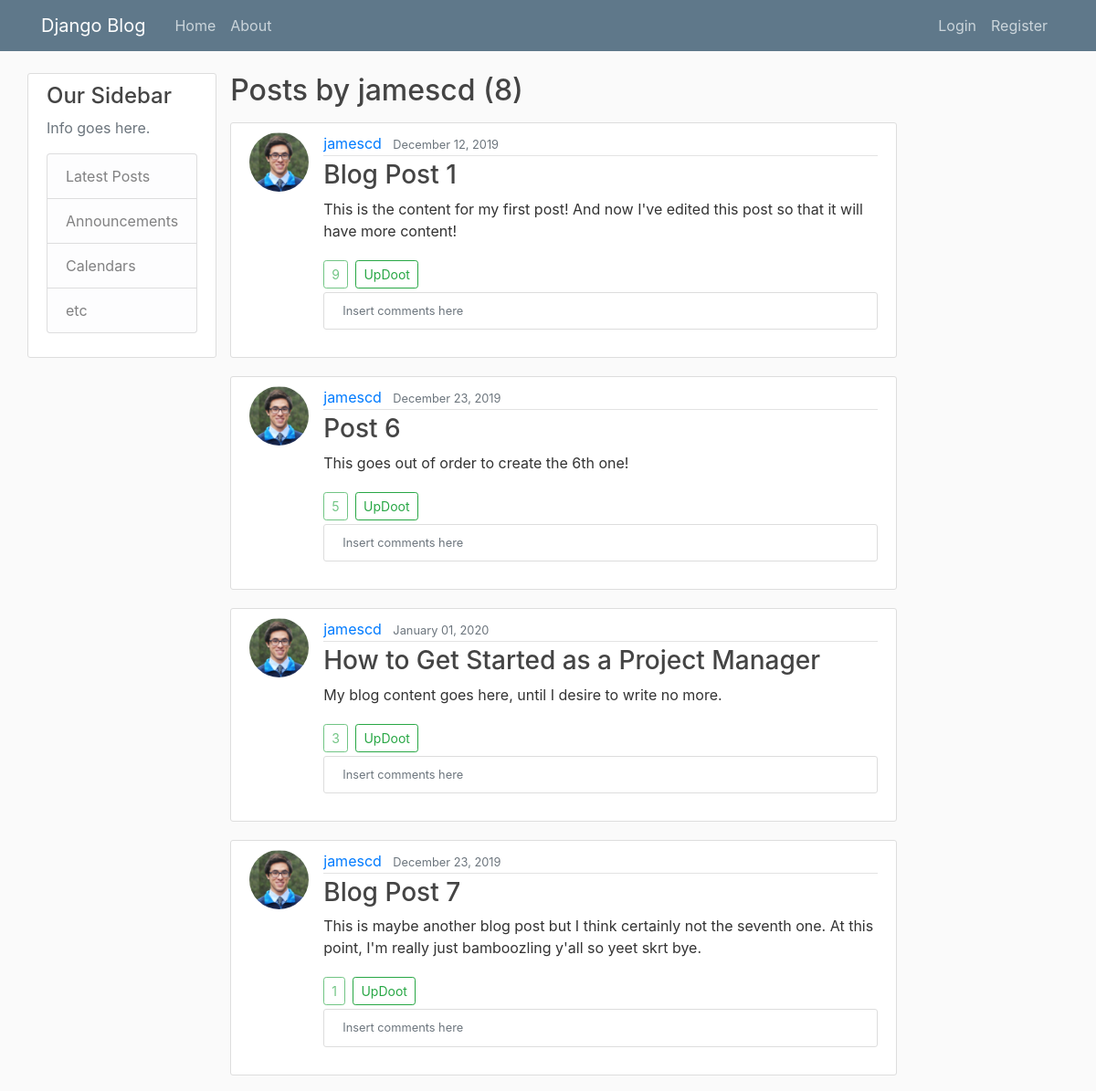
The app's page /user/jamescd (upper part), older data.
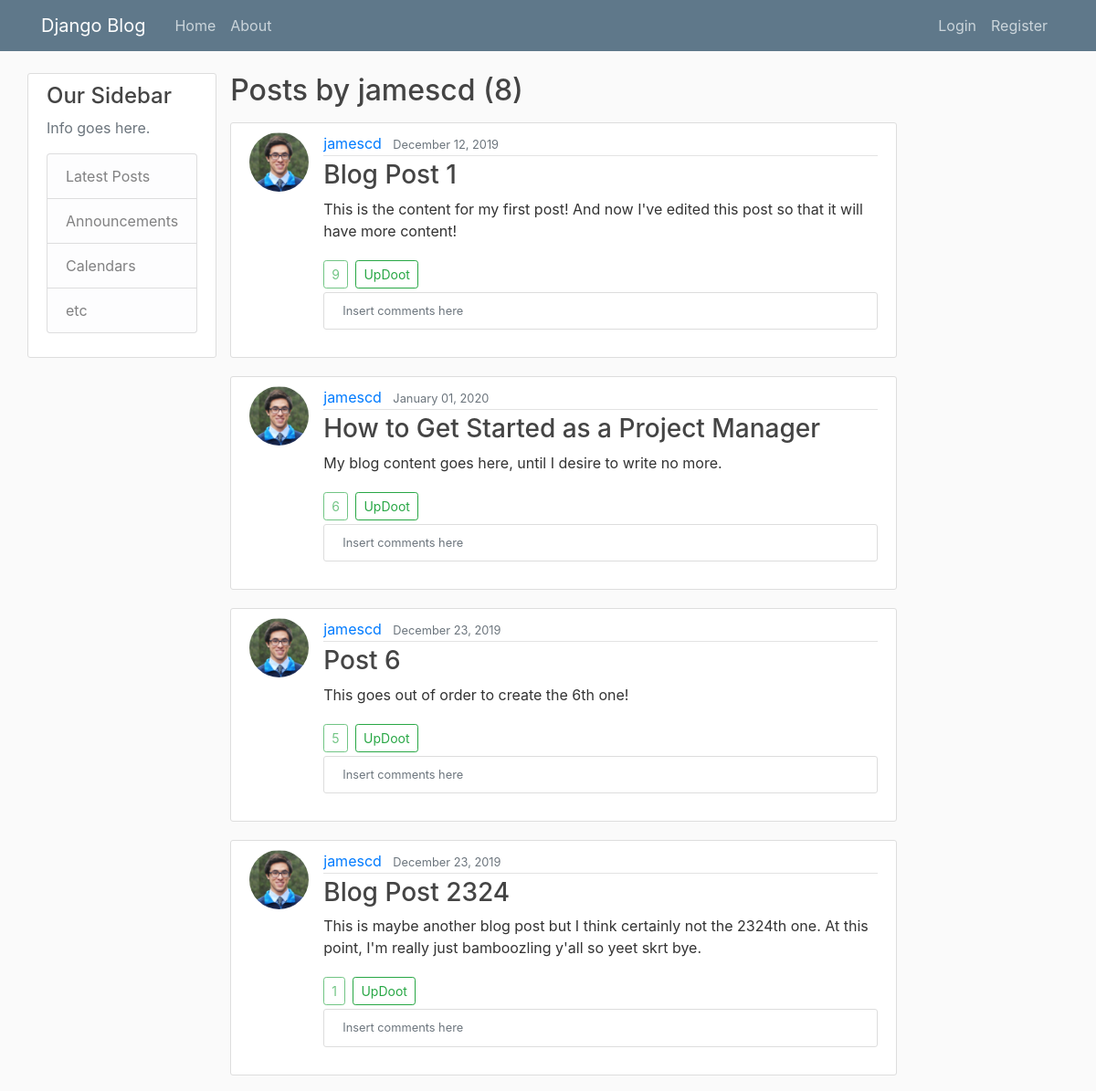
The same page, newer data.
### blog/models.py (models this page shows, shortened)
class Post(models.Model):
	title = models.CharField(max_length=100)
	content = models.TextField()
	date_posted = models.DateTimeField(default=timezone.now)
	author = models.ForeignKey(User, on_delete=models.CASCADE)
	updoots = models.SmallIntegerField(default=0)

### users/models.py (models this page shows, shortened)
class Profile(models.Model):
	user = models.OneToOneField(User, on_delete=models.CASCADE)
	image = models.ImageField(default='default.jpeg', upload_to='profile-pics')
	bio = models.TextField()

### blog/views.py (the view)
# urls.py: path('user/<str:username>', UserPostListView.as_view(), name='user-posts'),
class UserPostListView(ListView):
	model = Post
	template_name = 'blog/user_posts.html' # <app>/<model>_<viewtype>.html
	context_object_name = 'posts'
	paginate_by = 5
	def get_queryset(self):
		user = get_object_or_404(User, username=self.kwargs.get('username'))
		return Post.objects.filter(author=user).order_by('-updoots', '-date_posted')

### blog/templates/blog/user_posts.html (shortened to what this page needs)
{% extends "blog/base.html" %}
{% block content %}
	<h2 class="mb-3">Posts by {{ view.kwargs.username }} ({{ page_obj.paginator.count }})</h2>
	{% for post in posts %}
		<article class="media content-section">
			<img class="rounded-circle article-img" src="{{ post.author.profile.image.url }}">
			<div class="media-body">
				<div class="article-metadata">
					<a class="mr-2" href="{% url 'user-posts' post.author.username %}">{{ post.author }}</a>
					<small class="text-muted">{{ post.date_posted|date:"F d, Y" }}</small>
				</div>
				<h3><a class="article-title" href="{% url 'post-detail' post.id %}">{{ post.title }}</a></h3>
				<p class="article-content">{{ post.content }}</p>
				<a class="btn btn-outline-success btn-sm disabled mr-1">{{ post.updoots }}</a>
				<a class="btn btn-outline-success btn-sm mt-1 mb-1" href="{% url 'post-updoot' post.id 'home' %}">UpDoot</a>
				<div class="media content-section">
					<small class="text-muted">Insert comments here</small>
				</div>
			</div>
		</article>
	{% endfor %}
{% endblock content %}

Row changes from the older to the newer data that the page shows:
changed Post "How to Get Started as a Project Manager": updoots "3" → "6"; moves up the list
changed Post: title "Blog Post 7" → "Blog Post 2324"; content "This is maybe another blog post but I think certainly not the seventh one. At this point, I'm really just bamboozling y'all so yeet skrt bye." → "This is maybe another blog post but I think certainly not the 2324th one. At this point, I'm really just bamboozling y'all so yeet skrt bye."
